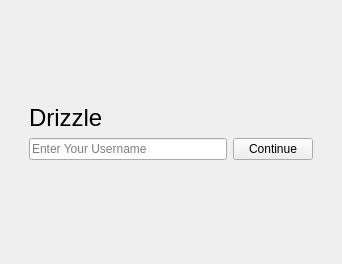
<?xml version="1.0" encoding="UTF-8"?>
<ui version="4.0">
 <class>StartWindow</class>
 <widget class="QMainWindow" name="StartWindow">
  <property name="geometry">
   <rect>
    <x>0</x>
    <y>0</y>
    <width>342</width>
    <height>264</height>
   </rect>
  </property>
  <property name="windowTitle">
   <string>Welcome To Drizzle</string>
  </property>
  <widget class="QWidget" name="centralwidget">
   <layout class="QVBoxLayout" name="verticalLayout_2">
    <item>
     <spacer name="verticalSpacer_2">
      <property name="orientation">
       <enum>Qt::Vertical</enum>
      </property>
      <property name="sizeHint" stdset="0">
       <size>
        <width>20</width>
        <height>40</height>
       </size>
      </property>
     </spacer>
    </item>
    <item>
     <layout class="QVBoxLayout" name="verticalLayout">
      <property name="leftMargin">
       <number>20</number>
      </property>
      <property name="rightMargin">
       <number>20</number>
      </property>
      <item>
       <widget class="QLabel" name="label">
        <property name="font">
         <font>
          <pointsize>18</pointsize>
         </font>
        </property>
        <property name="text">
         <string>Drizzle</string>
        </property>
       </widget>
      </item>
      <item>
       <layout class="QHBoxLayout" name="horizontalLayout">
        <item>
         <widget class="QLineEdit" name="lineEdit">
          <property name="text">
           <string/>
          </property>
          <property name="placeholderText">
           <string>Enter Your Username</string>
          </property>
         </widget>
        </item>
        <item>
         <widget class="QPushButton" name="pushButton">
          <property name="text">
           <string>Continue</string>
          </property>
         </widget>
        </item>
       </layout>
      </item>
     </layout>
    </item>
    <item>
     <spacer name="verticalSpacer">
      <property name="orientation">
       <enum>Qt::Vertical</enum>
      </property>
      <property name="sizeHint" stdset="0">
       <size>
        <width>20</width>
        <height>40</height>
       </size>
      </property>
     </spacer>
    </item>
   </layout>
  </widget>
 </widget>
 <resources/>
 <connections/>
</ui>
